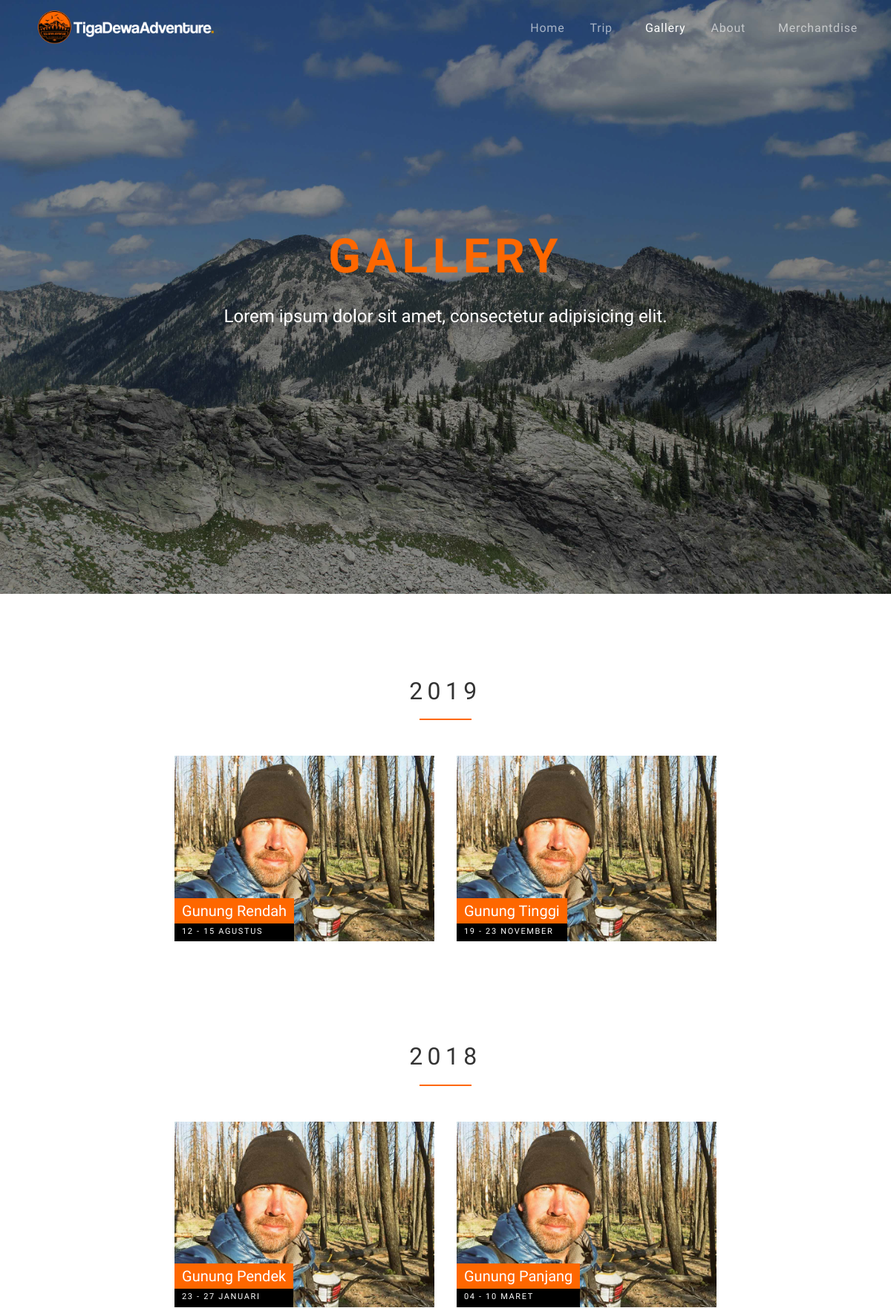
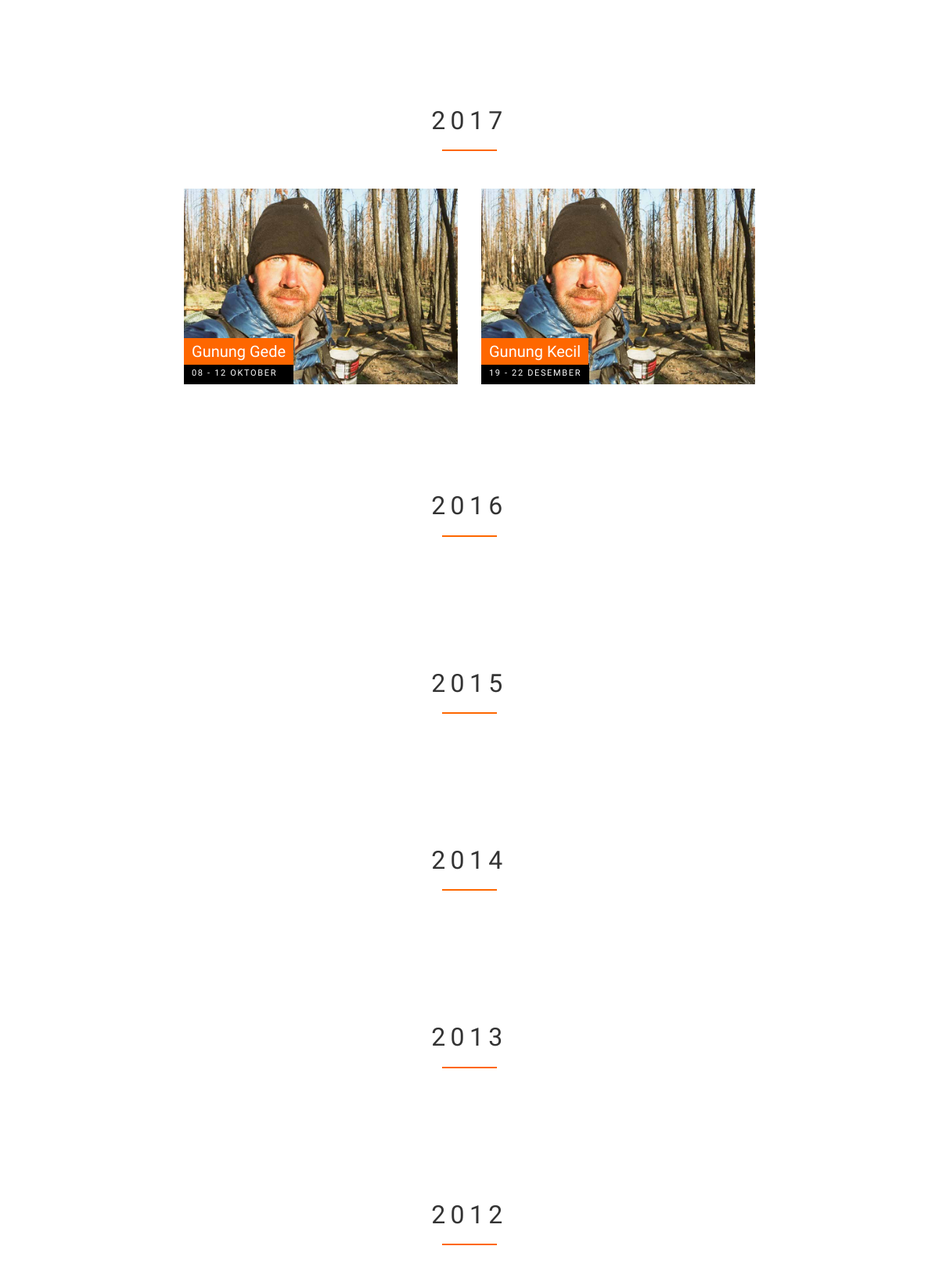
/index.php/gallery (upper part), run on the app's committed database (2 pictures, top to bottom).
### tables this page shows
CREATE TABLE `gallery` (
  `id_gallery` int(11) NOT NULL,
  `picture` varchar(200) NOT NULL,
  `tripDate` varchar(100) NOT NULL,
  `year` int(11) NOT NULL,
  `tripName` varchar(100) NOT NULL,
  `detail` text NOT NULL
);

### application/controllers/Gallery.php (called while the page is built, shortened)
<?php
class Gallery extends CI_Controller {
	public function __construct()
	{
		$this->load->model('Gallery_model', 'gm');
	}
	public function index()
	{
		$data['get_a'] = $this->gm->get_a();
		$data['get_b'] = $this->gm->get_b();
		$data['get_c'] = $this->gm->get_c();
		$data['get_d'] = $this->gm->get_d();
		$data['get_e'] = $this->gm->get_e();
		$data['get_f'] = $this->gm->get_f();
		$data['get_g'] = $this->gm->get_g();
		$data['get_h'] = $this->gm->get_h();
		$data['get_i'] = $this->gm->get_i();
		$data['get_j'] = $this->gm->get_j();
		$data['get_k'] = $this->gm->get_k();
		$data['get_l'] = $this->gm->get_l();
		$this->load->view('user/gallery', $data);
	}
}

### index.php (called while the page is built, shortened)
<?php
require_once BASEPATH.'core/CodeIgniter.php';

### application/models/Gallery_model.php (called while the page is built, shortened)
<?php
class Gallery_model extends CI_Model {
	public function get_a()
	{
		return $this->db->where('year', 2017)
						->get('gallery')->result();
	}
	public function get_b()
	{
		return $this->db->where('year', 2018)
						->get('gallery')->result();
	}
	public function get_c()
	{
		return $this->db->where('year', 2019)
						->get('gallery')->result();
	}
}

### application/views/user/gallery.php (the view, shortened to what this page needs)
<!DOCTYPE html>
<html lang="en">
  <head>
    <link rel="stylesheet" href="<?=base_url()?>assets/fonts/icomoon/style.css">
    <link rel="stylesheet" href="<?=base_url()?>assets/css/bootstrap.min.css">
    <link rel="stylesheet" href="<?=base_url()?>assets/css/magnific-popup.css">
    <link rel="stylesheet" href="<?=base_url()?>assets/css/jquery-ui.css">
    <link rel="stylesheet" href="<?=base_url()?>assets/css/owl.carousel.min.css">
    <link rel="stylesheet" href="<?=base_url()?>assets/css/owl.theme.default.min.css">
    <link rel="stylesheet" href="<?=base_url()?>assets/css/bootstrap-datepicker.css">
    <link rel="stylesheet" href="<?=base_url()?>assets/css/mediaelementplayer.css">
    <link rel="stylesheet" href="<?=base_url()?>assets/css/animate.css">
    <link rel="stylesheet" href="<?=base_url()?>assets/fonts/flaticon/font/flaticon.css">
    <link rel="stylesheet" href="<?=base_url()?>assets/css/fl-bigmug-line.css">
    <link rel="stylesheet" href="https://use.fontawesome.com/releases/v5.6.3/css/all.css">
    <link rel="stylesheet" href="<?=base_url()?>assets/css/aos.css">
    <link rel="stylesheet" href="<?=base_url()?>assets/css/style.css">
  </head>
  <body>
  <div class="site-wrap">
    <nav class="site-navbar">
        <div class="container py-1">
          <div class="row align-items-center">
            <div class="col-8 col-md-8 col-lg-4">
              <a href="<?=base_url()?>index.php/Home">
                <img src="<?=base_url()?>assets/images/tigadewa1.png" style="width: 250px;">
              </a>
            </div>
            <div class="col-4 col-md-4 col-lg-8">
              <nav class="site-navigation text-right text-md-right" role="navigation">
                <ul class="site-menu js-clone-nav d-none d-lg-block">
                  <li>
                    <a href="<?=base_url()?>index.php/Home">Home</a>
                  </li>
                  <li class="has-children">
                    <a href="#">Trip</a>
                  </li>
                  <li class="active"><a href="#">Gallery</a></li>
                  <li class="has-children">
                    <a href="#">About</a>
                  </li>
                  <li><a href="<?=base_url()?>index.php/Merchantdise">Merchantdise</a></li>
                </ul>
              </nav>
            </div>
          </div>
        </div>
      </nav>
    </div>
    <div class="site-blocks-cover overlay" style="background-image: url('<?=base_url()?>assets/images/mount6.jpg');" data-aos="fade" data-stellar-background-ratio="0.5" data-aos="fade">
      <div class="container">
        <div class="row align-items-center justify-content-center">
          <div class="col-md-8 text-center" data-aos="fade-up" data-aos-delay="200">
            <h1 class="mb-4" style="color: #fe6700; font-weight: bold;">GALLERY</h1>
            <p class="mb-5">Lorem ipsum dolor sit amet, consectetur adipisicing elit.</p>
          </div>
        </div>
      </div>
    </div>
  <div class="site-section">
      <div class="container">
        <div class="row">
          <div class="site-section-heading text-center w-border col-md-6 mx-auto">
            <h2 class="mb-5">2019</h2>
          </div>
        </div>
        <div class="row justify-content-center">
          <?php foreach ($get_c as $c) { ?>
            <div class="col-md-6 col-lg-4 mb-3">
              <a href="<?=base_url()?>index.php/Gallery/detail/<?php echo $c->id_gallery; ?>" class="unit-9">
                <div class="image"
                  style="background-image: url('<?=base_url()?>assets/uploads/<?php echo $c->picture; ?>');">
                </div>
                <div class="unit-9-content">
                  <h2><?php echo $c->tripName; ?></h2>
                    <span><?php echo $c->tripDate; ?></span>
                </div>
              </a>
            </div>
          <?php }?>
        </div>
      </div>
      <div class="container" style="margin-top: 120px;">
        <div class="row">
          <div class="site-section-heading text-center w-border col-md-6 mx-auto">
            <h2 class="mb-5">2018</h2>
          </div>
        </div>
        <div class="row justify-content-center">
          <?php foreach ($get_b as $b) { ?>
            <div class="col-md-6 col-lg-4 mb-3">
              <a href="trip1.html" class="unit-9">
                <div class="image"
                  style="background-image: url('<?=base_url()?>assets/uploads/<?php echo $b->picture; ?>');">
                </div>
                <div class="unit-9-content">
                  <h2><?php echo $b->tripName; ?></h2>
                  <span><?php echo $b->tripDate; ?></span>
                </div>
              </a>
            </div>
          <?php }?>
        </div>
      </div>
      <div class="container" style="margin-top: 120px;">
        <div class="row">
          <div class="site-section-heading text-center w-border col-md-6 mx-auto">
            <h2 class="mb-5">2017</h2>
          </div>
        </div>
        <div class="row justify-content-center">
          <?php foreach ($get_a as $a) { ?>
            <div class="col-md-6 col-lg-4 mb-3">
              <a href="trip1.html" class="unit-9">
                <div class="image"
                  style="background-image: url('<?=base_url()?>assets/uploads/<?php echo $a->picture; ?>');">
                </div>
                <div class="unit-9-content">
                  <h2><?php echo $a->tripName; ?></h2>
                  <span><?php echo $a->tripDate; ?></span>
                </div>
              </a>
            </div>
          <?php }?>
        </div>
      </div>
      <div class="container" style="margin-top: 120px;">
        <div class="row">
          <div class="site-section-heading text-center w-border col-md-6 mx-auto">
            <h2 class="mb-5">2016</h2>
          </div>
        </div>
      </div>
      <div class="container" style="margin-top: 120px;">
        <div class="row">
          <div class="site-section-heading text-center w-border col-md-6 mx-auto">
            <h2 class="mb-5">2015</h2>
          </div>
        </div>
      </div>
      <div class="container" style="margin-top: 120px;">
        <div class="row">
          <div class="site-section-heading text-center w-border col-md-6 mx-auto">
            <h2 class="mb-5">2014</h2>
          </div>
        </div>
      </div>
      <div class="container" style="margin-top: 120px;">
        <div class="row">
          <div class="site-section-heading text-center w-border col-md-6 mx-auto">
            <h2 class="mb-5">2013</h2>
          </div>
        </div>
      </div>
      <div class="container" style="margin-top: 120px;">
        <div class="row">
          <div class="site-section-heading text-center w-border col-md-6 mx-auto">
            <h2 class="mb-5">2012</h2>
          </div>
        </div>
      </div>
    </div>
  </body>
</html>

### data on the page
gallery: picture (picture), tripName "Gunung Rendah", tripDate "12 - 15 AGUSTUS"
gallery: picture (picture), tripName "Gunung Tinggi", tripDate "19 - 23 NOVEMBER"
gallery: picture (picture), tripName "Gunung Pendek", tripDate "23 - 27 JANUARI"
gallery: picture (picture), tripName "Gunung Panjang", tripDate "04 - 10 MARET"
gallery: picture (picture), tripName "Gunung Gede", tripDate "08 - 12 OKTOBER"
gallery: picture (picture), tripName "Gunung Kecil", tripDate "19 - 22 DESEMBER"
